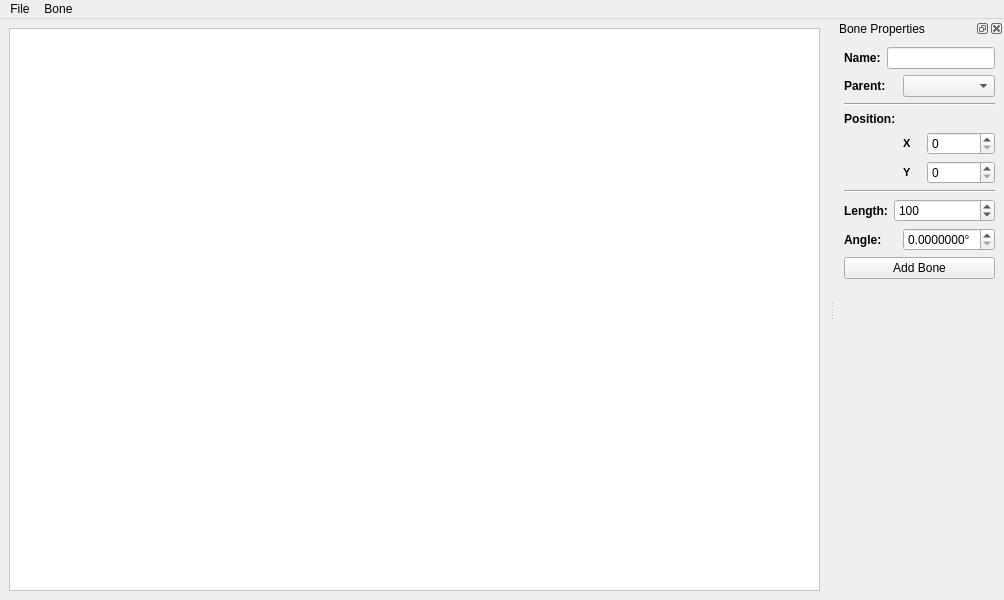
<?xml version="1.0" encoding="UTF-8"?>
<ui version="4.0">
 <class>MainWindow</class>
 <widget class="QMainWindow" name="MainWindow">
  <property name="geometry">
   <rect>
    <x>0</x>
    <y>0</y>
    <width>1004</width>
    <height>600</height>
   </rect>
  </property>
  <property name="windowTitle">
   <string>MainWindow</string>
  </property>
  <widget class="QWidget" name="centralwidget">
   <layout class="QVBoxLayout" name="verticalLayout">
    <item>
     <widget class="GraphicsWindow" name="graphicsView">
      <property name="styleSheet">
       <string notr="true">background-color: white;</string>
      </property>
      <property name="verticalScrollBarPolicy">
       <enum>Qt::ScrollBarAlwaysOff</enum>
      </property>
      <property name="horizontalScrollBarPolicy">
       <enum>Qt::ScrollBarAlwaysOff</enum>
      </property>
      <property name="transformationAnchor">
       <enum>QGraphicsView::NoAnchor</enum>
      </property>
     </widget>
    </item>
   </layout>
  </widget>
  <widget class="QMenuBar" name="menuBar">
   <property name="geometry">
    <rect>
     <x>0</x>
     <y>0</y>
     <width>1004</width>
     <height>21</height>
    </rect>
   </property>
   <widget class="QMenu" name="menuFile">
    <property name="title">
     <string>Bone</string>
    </property>
    <widget class="QMenu" name="menuMode">
     <property name="title">
      <string>Mode</string>
     </property>
     <addaction name="actionEdit"/>
     <addaction name="actionRotation"/>
     <addaction name="actionFollow"/>
    </widget>
    <addaction name="menuMode"/>
    <addaction name="separator"/>
    <addaction name="actionAdd_new"/>
    <addaction name="actionRemove_selected"/>
    <addaction name="separator"/>
    <addaction name="actionAnchor"/>
    <addaction name="separator"/>
    <addaction name="actionShow_Properties"/>
   </widget>
   <widget class="QMenu" name="menuFile_2">
    <property name="title">
     <string>File</string>
    </property>
    <addaction name="actionClear_board"/>
    <addaction name="separator"/>
    <addaction name="actionLoad_bones"/>
    <addaction name="actionSave_bones"/>
    <addaction name="separator"/>
    <addaction name="actionTest"/>
    <addaction name="separator"/>
    <addaction name="actionClose"/>
   </widget>
   <addaction name="menuFile_2"/>
   <addaction name="menuFile"/>
  </widget>
  <widget class="QDockWidget" name="bonePropsDockWidget">
   <property name="styleSheet">
    <string notr="true">#dockWidget { 
	font-size:15px; 
	font-weight: bold;
	min-width: 150px;
}

#dockWidget &gt; QWidget {
	min-width: 200px;
}

QLineEdit, QSpinBox {
	width: 90px;
	max-width: 90px;
}</string>
   </property>
   <property name="windowTitle">
    <string>Bone Properties</string>
   </property>
   <attribute name="dockWidgetArea">
    <number>2</number>
   </attribute>
   <widget class="QWidget" name="dockWidgetContents">
    <property name="sizePolicy">
     <sizepolicy hsizetype="Maximum" vsizetype="Maximum">
      <horstretch>0</horstretch>
      <verstretch>0</verstretch>
     </sizepolicy>
    </property>
    <layout class="QVBoxLayout" name="verticalLayout_2">
     <item>
      <widget class="QWidget" name="BoneNameWidget" native="true">
       <property name="sizePolicy">
        <sizepolicy hsizetype="Preferred" vsizetype="Maximum">
         <horstretch>0</horstretch>
         <verstretch>0</verstretch>
        </sizepolicy>
       </property>
       <layout class="QHBoxLayout" name="horizontalLayout_7">
        <property name="spacing">
         <number>6</number>
        </property>
        <property name="leftMargin">
         <number>0</number>
        </property>
        <property name="topMargin">
         <number>0</number>
        </property>
        <property name="rightMargin">
         <number>0</number>
        </property>
        <property name="bottomMargin">
         <number>0</number>
        </property>
        <item>
         <widget class="QLabel" name="lblBoneName">
          <property name="styleSheet">
           <string notr="true">font-size:12px; font-weight: bold;</string>
          </property>
          <property name="text">
           <string>Name:</string>
          </property>
         </widget>
        </item>
        <item>
         <widget class="QLineEdit" name="leBoneName"/>
        </item>
       </layout>
      </widget>
     </item>
     <item>
      <widget class="QWidget" name="bonePWidget" native="true">
       <layout class="QHBoxLayout" name="horizontalLayout">
        <property name="spacing">
         <number>0</number>
        </property>
        <property name="leftMargin">
         <number>0</number>
        </property>
        <property name="topMargin">
         <number>0</number>
        </property>
        <property name="rightMargin">
         <number>0</number>
        </property>
        <property name="bottomMargin">
         <number>0</number>
        </property>
        <item>
         <widget class="QLabel" name="lblBoneP">
          <property name="styleSheet">
           <string notr="true">font-size:12px; font-weight: bold;</string>
          </property>
          <property name="text">
           <string>Parent:</string>
          </property>
         </widget>
        </item>
        <item>
         <widget class="QComboBox" name="cbBonePs">
          <property name="sizePolicy">
           <sizepolicy hsizetype="Expanding" vsizetype="Fixed">
            <horstretch>0</horstretch>
            <verstretch>0</verstretch>
           </sizepolicy>
          </property>
          <property name="maximumSize">
           <size>
            <width>92</width>
            <height>16777215</height>
           </size>
          </property>
         </widget>
        </item>
       </layout>
      </widget>
     </item>
     <item>
      <widget class="Line" name="line_2">
       <property name="orientation">
        <enum>Qt::Horizontal</enum>
       </property>
      </widget>
     </item>
     <item>
      <widget class="QLabel" name="lblPosProp">
       <property name="styleSheet">
        <string notr="true">font-size:12px; font-weight: bold;</string>
       </property>
       <property name="text">
        <string>Position:</string>
       </property>
      </widget>
     </item>
     <item>
      <widget class="QWidget" name="xPosWidget" native="true">
       <layout class="QHBoxLayout" name="horizontalLayout_2">
        <property name="spacing">
         <number>15</number>
        </property>
        <property name="leftMargin">
         <number>0</number>
        </property>
        <property name="topMargin">
         <number>0</number>
        </property>
        <property name="rightMargin">
         <number>0</number>
        </property>
        <property name="bottomMargin">
         <number>0</number>
        </property>
        <item alignment="Qt::AlignRight">
         <widget class="QLabel" name="lblXPos">
          <property name="styleSheet">
           <string notr="true">font-size:11px; font-weight: bold;</string>
          </property>
          <property name="text">
           <string>X</string>
          </property>
         </widget>
        </item>
        <item>
         <widget class="QSpinBox" name="sbPosX">
          <property name="maximum">
           <number>999999999</number>
          </property>
          <property name="singleStep">
           <number>10</number>
          </property>
         </widget>
        </item>
       </layout>
      </widget>
     </item>
     <item>
      <widget class="QWidget" name="yPosWidget" native="true">
       <layout class="QHBoxLayout" name="horizontalLayout_3">
        <property name="spacing">
         <number>15</number>
        </property>
        <property name="leftMargin">
         <number>0</number>
        </property>
        <property name="topMargin">
         <number>0</number>
        </property>
        <property name="rightMargin">
         <number>0</number>
        </property>
        <property name="bottomMargin">
         <number>0</number>
        </property>
        <item alignment="Qt::AlignRight">
         <widget class="QLabel" name="lblYPos">
          <property name="styleSheet">
           <string notr="true">font-size:11px; font-weight: bold;</string>
          </property>
          <property name="text">
           <string>Y</string>
          </property>
         </widget>
        </item>
        <item>
         <widget class="QSpinBox" name="sbPosY">
          <property name="maximum">
           <number>999999999</number>
          </property>
          <property name="singleStep">
           <number>10</number>
          </property>
         </widget>
        </item>
       </layout>
      </widget>
     </item>
     <item>
      <widget class="Line" name="line">
       <property name="orientation">
        <enum>Qt::Horizontal</enum>
       </property>
      </widget>
     </item>
     <item>
      <widget class="QWidget" name="BoneLengthWidget" native="true">
       <property name="sizePolicy">
        <sizepolicy hsizetype="Preferred" vsizetype="Maximum">
         <horstretch>0</horstretch>
         <verstretch>0</verstretch>
        </sizepolicy>
       </property>
       <layout class="QHBoxLayout" name="horizontalLayout_6">
        <property name="leftMargin">
         <number>0</number>
        </property>
        <property name="topMargin">
         <number>0</number>
        </property>
        <property name="rightMargin">
         <number>0</number>
        </property>
        <property name="bottomMargin">
         <number>0</number>
        </property>
        <item>
         <widget class="QLabel" name="lblLength">
          <property name="styleSheet">
           <string notr="true">font-size:12px; font-weight: bold;</string>
          </property>
          <property name="text">
           <string>Length:</string>
          </property>
         </widget>
        </item>
        <item>
         <widget class="QSpinBox" name="sbLength">
          <property name="sizePolicy">
           <sizepolicy hsizetype="Expanding" vsizetype="Fixed">
            <horstretch>0</horstretch>
            <verstretch>0</verstretch>
           </sizepolicy>
          </property>
          <property name="maximum">
           <number>9999999</number>
          </property>
          <property name="singleStep">
           <number>5</number>
          </property>
          <property name="value">
           <number>100</number>
          </property>
         </widget>
        </item>
       </layout>
      </widget>
     </item>
     <item>
      <widget class="QWidget" name="BoneRotationWidget" native="true">
       <layout class="QHBoxLayout" name="horizontalLayout_8">
        <property name="leftMargin">
         <number>0</number>
        </property>
        <property name="topMargin">
         <number>0</number>
        </property>
        <property name="rightMargin">
         <number>0</number>
        </property>
        <property name="bottomMargin">
         <number>0</number>
        </property>
        <item>
         <widget class="QLabel" name="lblRotation">
          <property name="styleSheet">
           <string notr="true">font-size:12px; font-weight: bold;</string>
          </property>
          <property name="text">
           <string>Angle:</string>
          </property>
         </widget>
        </item>
        <item>
         <widget class="QDoubleSpinBox" name="sbRotation">
          <property name="sizePolicy">
           <sizepolicy hsizetype="Expanding" vsizetype="Fixed">
            <horstretch>0</horstretch>
            <verstretch>0</verstretch>
           </sizepolicy>
          </property>
          <property name="maximumSize">
           <size>
            <width>92</width>
            <height>16777215</height>
           </size>
          </property>
          <property name="suffix">
           <string>°</string>
          </property>
          <property name="decimals">
           <number>7</number>
          </property>
          <property name="maximum">
           <double>9999999999999999455752309870428160.000000000000000</double>
          </property>
         </widget>
        </item>
       </layout>
      </widget>
     </item>
     <item>
      <widget class="QPushButton" name="btnAddBone">
       <property name="text">
        <string>Add Bone</string>
       </property>
      </widget>
     </item>
    </layout>
   </widget>
  </widget>
  <action name="actionRemove_selected">
   <property name="text">
    <string>Remove</string>
   </property>
   <property name="shortcut">
    <string>R</string>
   </property>
  </action>
  <action name="actionEdit">
   <property name="checkable">
    <bool>true</bool>
   </property>
   <property name="checked">
    <bool>true</bool>
   </property>
   <property name="text">
    <string>Edit</string>
   </property>
   <property name="shortcut">
    <string>Ctrl+E</string>
   </property>
  </action>
  <action name="actionRotation">
   <property name="checkable">
    <bool>true</bool>
   </property>
   <property name="text">
    <string>Rotation</string>
   </property>
   <property name="shortcut">
    <string>Ctrl+R</string>
   </property>
  </action>
  <action name="actionFollow">
   <property name="checkable">
    <bool>true</bool>
   </property>
   <property name="text">
    <string>Follow</string>
   </property>
   <property name="shortcut">
    <string>Ctrl+F</string>
   </property>
  </action>
  <action name="actionShow_Properties">
   <property name="checkable">
    <bool>true</bool>
   </property>
   <property name="checked">
    <bool>true</bool>
   </property>
   <property name="text">
    <string>Properties</string>
   </property>
   <property name="shortcut">
    <string>Ctrl+P</string>
   </property>
  </action>
  <action name="actionLoad_bones">
   <property name="text">
    <string>Load bones</string>
   </property>
   <property name="shortcut">
    <string>Ctrl+L</string>
   </property>
  </action>
  <action name="actionSave_bones">
   <property name="text">
    <string>Save bones</string>
   </property>
   <property name="shortcut">
    <string>Ctrl+S</string>
   </property>
  </action>
  <action name="actionClose">
   <property name="text">
    <string>Close</string>
   </property>
  </action>
  <action name="actionClear_board">
   <property name="text">
    <string>Clear board</string>
   </property>
   <property name="shortcut">
    <string>Shift+R</string>
   </property>
  </action>
  <action name="actionTest">
   <property name="text">
    <string>Test</string>
   </property>
  </action>
  <action name="actionAdd_new">
   <property name="text">
    <string>Add</string>
   </property>
   <property name="shortcut">
    <string>A</string>
   </property>
  </action>
  <action name="actionAnchor">
   <property name="text">
    <string>Anchor</string>
   </property>
  </action>
 </widget>
 <customwidgets>
  <customwidget>
   <class>GraphicsWindow</class>
   <extends>QGraphicsView</extends>
   <header>graphicswindow.h</header>
  </customwidget>
 </customwidgets>
 <resources/>
 <connections/>
</ui>
